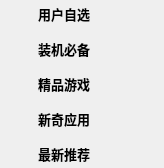
       <widget class="QWidget" name="navigationWidget" native="true">
        <property name="sizePolicy">
         <sizepolicy hsizetype="Fixed" vsizetype="Fixed">
          <horstretch>0</horstretch>
          <verstretch>0</verstretch>
         </sizepolicy>
        </property>
        <property name="maximumSize">
         <size>
          <width>164</width>
          <height>373</height>
         </size>
        </property>
        <layout class="QVBoxLayout" name="verticalLayout_3">
         <property name="spacing">
          <number>7</number>
         </property>
         <property name="margin">
          <number>0</number>
         </property>
         <item>
          <widget class="QWidget" name="userChoiceWidget" native="true">
           <property name="maximumSize">
            <size>
             <width>16777215</width>
             <height>16777215</height>
            </size>
           </property>
           <layout class="QHBoxLayout" name="horizontalLayout_5">
            <property name="spacing">
             <number>0</number>
            </property>
            <property name="topMargin">
             <number>0</number>
            </property>
            <property name="bottomMargin">
             <number>0</number>
            </property>
            <item>
             <widget class="QPushButton" name="userChoicePushButton">
              <property name="sizePolicy">
               <sizepolicy hsizetype="Preferred" vsizetype="Fixed">
                <horstretch>0</horstretch>
                <verstretch>0</verstretch>
               </sizepolicy>
              </property>
              <property name="maximumSize">
               <size>
                <width>100</width>
                <height>120</height>
               </size>
              </property>
              <property name="font">
               <font>
                <family>微软雅黑</family>
                <pointsize>10</pointsize>
                <weight>75</weight>
                <bold>true</bold>
               </font>
              </property>
              <property name="focusPolicy">
               <enum>Qt::NoFocus</enum>
              </property>
              <property name="text">
               <string>用户自选</string>
              </property>
              <property name="flat">
               <bool>true</bool>
              </property>
             </widget>
            </item>
            <item>
             <widget class="QLabel" name="userChoiceTickLabel">
              <property name="sizePolicy">
               <sizepolicy hsizetype="Fixed" vsizetype="Fixed">
                <horstretch>0</horstretch>
                <verstretch>0</verstretch>
               </sizepolicy>
              </property>
              <property name="maximumSize">
               <size>
                <width>30</width>
                <height>30</height>
               </size>
              </property>
              <property name="text">
               <string/>
              </property>
              <property name="pixmap">
               <pixmap resource="../../images.qrc">:/images/tick.png</pixmap>
              </property>
              <property name="scaledContents">
               <bool>true</bool>
              </property>
             </widget>
            </item>
           </layout>
          </widget>
         </item>
         <item>
          <widget class="QWidget" name="indispensableWidget" native="true">
           <property name="maximumSize">
            <size>
             <width>16777215</width>
             <height>56</height>
            </size>
           </property>
           <layout class="QHBoxLayout" name="horizontalLayout_7">
            <property name="spacing">
             <number>0</number>
            </property>
            <property name="topMargin">
             <number>0</number>
            </property>
            <property name="bottomMargin">
             <number>0</number>
            </property>
            <item>
             <widget class="QPushButton" name="indispensablePushButton">
              <property name="sizePolicy">
               <sizepolicy hsizetype="Preferred" vsizetype="Fixed">
                <horstretch>0</horstretch>
                <verstretch>0</verstretch>
               </sizepolicy>
              </property>
              <property name="maximumSize">
               <size>
                <width>100</width>
                <height>50</height>
               </size>
              </property>
              <property name="font">
               <font>
                <family>微软雅黑</family>
                <pointsize>10</pointsize>
                <weight>75</weight>
                <bold>true</bold>
               </font>
              </property>
              <property name="focusPolicy">
               <enum>Qt::NoFocus</enum>
              </property>
              <property name="text">
               <string>装机必备</string>
              </property>
              <property name="flat">
               <bool>true</bool>
              </property>
             </widget>
            </item>
            <item>
             <widget class="QLabel" name="indispensableTickLabel">
              <property name="sizePolicy">
               <sizepolicy hsizetype="Fixed" vsizetype="Fixed">
                <horstretch>0</horstretch>
                <verstretch>0</verstretch>
               </sizepolicy>
              </property>
              <property name="maximumSize">
               <size>
                <width>30</width>
                <height>30</height>
               </size>
              </property>
              <property name="text">
               <string/>
              </property>
              <property name="scaledContents">
               <bool>true</bool>
              </property>
             </widget>
            </item>
           </layout>
          </widget>
         </item>
         <item>
          <widget class="QWidget" name="fineGameWidget" native="true">
           <property name="maximumSize">
            <size>
             <width>16777215</width>
             <height>56</height>
            </size>
           </property>
           <layout class="QHBoxLayout" name="horizontalLayout_8">
            <property name="spacing">
             <number>0</number>
            </property>
            <property name="topMargin">
             <number>0</number>
            </property>
            <property name="bottomMargin">
             <number>0</number>
            </property>
            <item>
             <widget class="QPushButton" name="fineGamePushButton">
              <property name="maximumSize">
               <size>
                <width>100</width>
                <height>50</height>
               </size>
              </property>
              <property name="font">
               <font>
                <family>微软雅黑</family>
                <pointsize>10</pointsize>
                <weight>75</weight>
                <bold>true</bold>
               </font>
              </property>
              <property name="focusPolicy">
               <enum>Qt::NoFocus</enum>
              </property>
              <property name="text">
               <string>精品游戏</string>
              </property>
              <property name="flat">
               <bool>true</bool>
              </property>
             </widget>
            </item>
            <item>
             <widget class="QLabel" name="fineGameTickLabel">
              <property name="sizePolicy">
               <sizepolicy hsizetype="Fixed" vsizetype="Fixed">
                <horstretch>0</horstretch>
                <verstretch>0</verstretch>
               </sizepolicy>
              </property>
              <property name="maximumSize">
               <size>
                <width>30</width>
                <height>30</height>
               </size>
              </property>
              <property name="text">
               <string/>
              </property>
              <property name="scaledContents">
               <bool>true</bool>
              </property>
             </widget>
            </item>
           </layout>
          </widget>
         </item>
         <item>
          <widget class="QWidget" name="newAppWidget" native="true">
           <property name="maximumSize">
            <size>
             <width>16777215</width>
             <height>56</height>
            </size>
           </property>
           <layout class="QHBoxLayout" name="horizontalLayout_49">
            <property name="spacing">
             <number>0</number>
            </property>
            <property name="topMargin">
             <number>0</number>
            </property>
            <property name="bottomMargin">
             <number>0</number>
            </property>
            <item>
             <widget class="QPushButton" name="newAppPushButton">
              <property name="maximumSize">
               <size>
                <width>100</width>
                <height>50</height>
               </size>
              </property>
              <property name="font">
               <font>
                <family>微软雅黑</family>
                <pointsize>10</pointsize>
                <weight>75</weight>
                <bold>true</bold>
               </font>
              </property>
              <property name="focusPolicy">
               <enum>Qt::NoFocus</enum>
              </property>
              <property name="text">
               <string>新奇应用</string>
              </property>
              <property name="flat">
               <bool>true</bool>
              </property>
             </widget>
            </item>
            <item>
             <widget class="QLabel" name="newAppTickLabel">
              <property name="sizePolicy">
               <sizepolicy hsizetype="Fixed" vsizetype="Fixed">
                <horstretch>0</horstretch>
                <verstretch>0</verstretch>
               </sizepolicy>
              </property>
              <property name="maximumSize">
               <size>
                <width>30</width>
                <height>30</height>
               </size>
              </property>
              <property name="text">
               <string/>
              </property>
              <property name="scaledContents">
               <bool>true</bool>
              </property>
             </widget>
            </item>
           </layout>
          </widget>
         </item>
         <item>
          <widget class="QWidget" name="recommendWidget" native="true">
           <property name="maximumSize">
            <size>
             <width>16777215</width>
             <height>56</height>
            </size>
           </property>
           <layout class="QHBoxLayout" name="horizontalLayout_10">
            <property name="spacing">
             <number>0</number>
            </property>
            <property name="topMargin">
             <number>0</number>
            </property>
            <property name="bottomMargin">
             <number>0</number>
            </property>
            <item>
             <widget class="QPushButton" name="recommendPushButton">
              <property name="maximumSize">
               <size>
                <width>100</width>
                <height>50</height>
               </size>
              </property>
              <property name="font">
               <font>
                <family>微软雅黑</family>
                <pointsize>10</pointsize>
                <weight>75</weight>
                <bold>true</bold>
               </font>
              </property>
              <property name="focusPolicy">
               <enum>Qt::NoFocus</enum>
              </property>
              <property name="text">
               <string>最新推荐</string>
              </property>
              <property name="flat">
               <bool>true</bool>
              </property>
             </widget>
            </item>
            <item>
             <widget class="QLabel" name="recommendTickLabel">
              <property name="sizePolicy">
               <sizepolicy hsizetype="Fixed" vsizetype="Fixed">
                <horstretch>0</horstretch>
                <verstretch>0</verstretch>
               </sizepolicy>
              </property>
              <property name="maximumSize">
               <size>
                <width>30</width>
                <height>30</height>
               </size>
              </property>
              <property name="text">
               <string/>
              </property>
              <property name="scaledContents">
               <bool>true</bool>
              </property>
             </widget>
            </item>
           </layout>
          </widget>
         </item>
        </layout>
       </widget>
